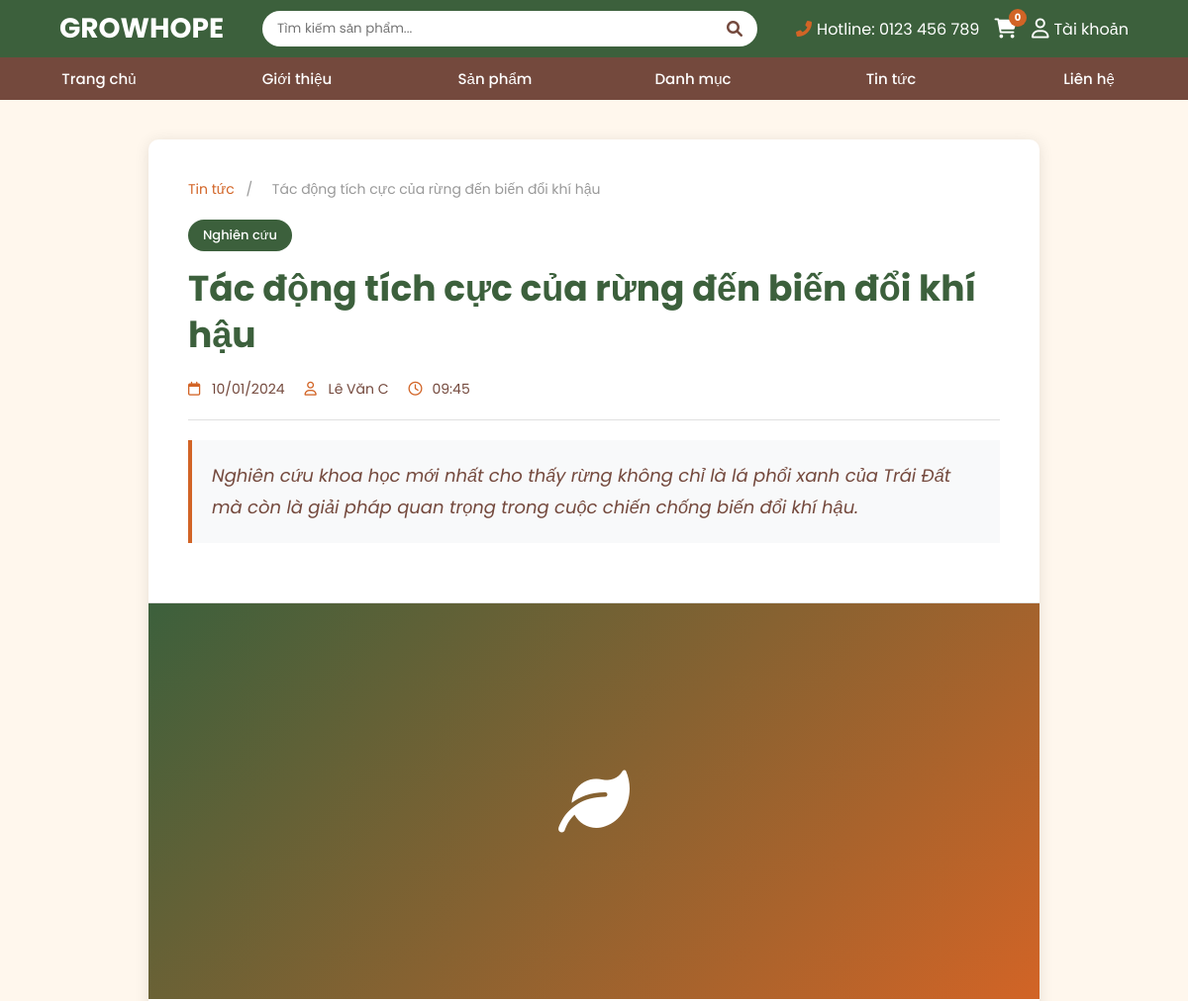
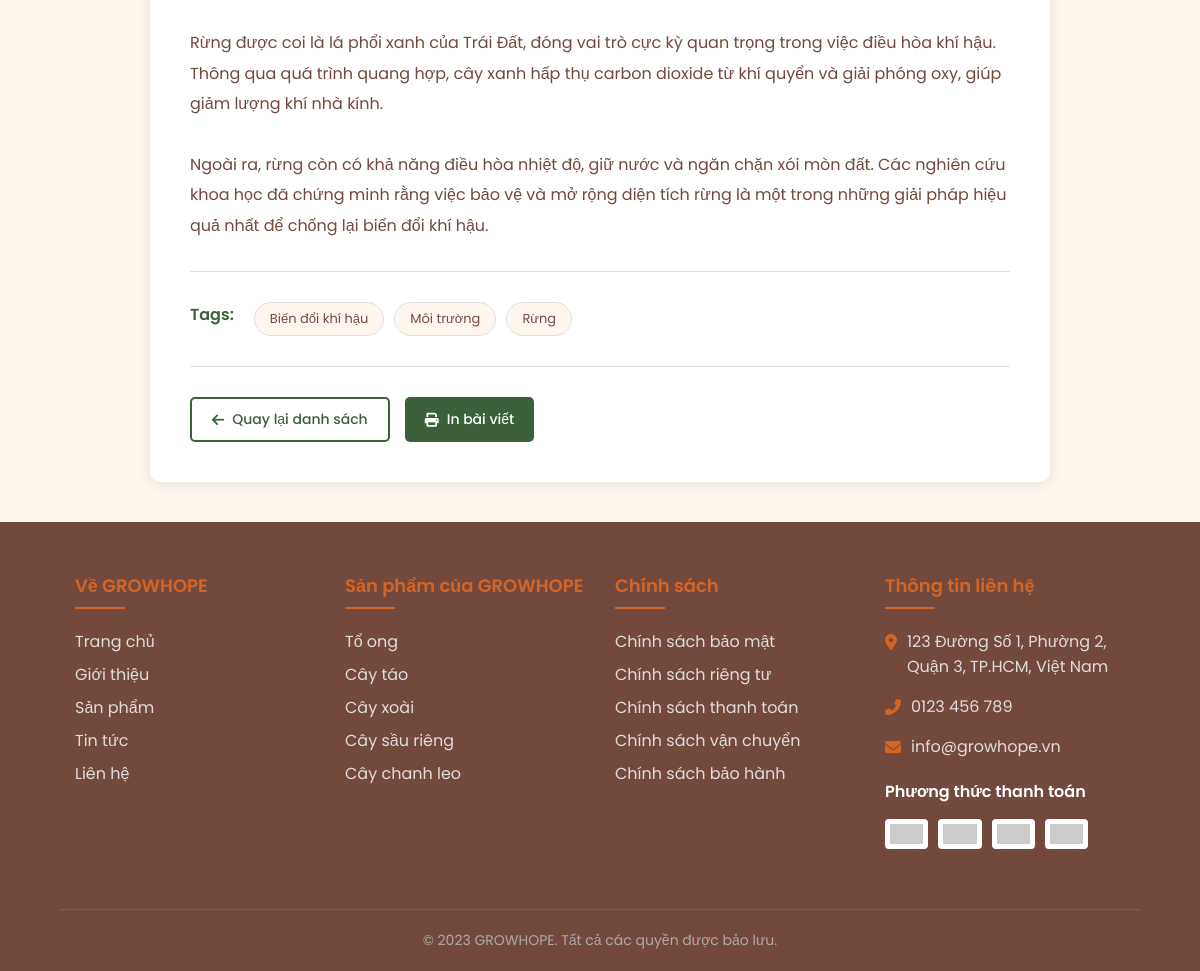
The page /views/news-detail.php?id=3 on the database its author committed (2 pictures, top to bottom).
### tables this page shows
CREATE TABLE news (
    news_id INT AUTO_INCREMENT PRIMARY KEY,
    title VARCHAR(255) NOT NULL,
    slug VARCHAR(255) NOT NULL UNIQUE,
    publish_date DATE NOT NULL,
    author VARCHAR(255) NOT NULL,
    category VARCHAR(255) NOT NULL,
    excerpt TEXT,
    description TEXT,
    content LONGTEXT,
    created_at TIMESTAMP DEFAULT CURRENT_TIMESTAMP
);

### views/news-detail.php (the view, shortened to what this page needs)
<?php
require_once '../includes/database.php';
try {
    $pdo = getPDO();
} catch (RuntimeException $e) {
    $pdo = null;
}
$news_id = isset($_GET['id']) ? (int) $_GET['id'] : 0;
$newsStmt = $pdo->prepare('SELECT news_id, title, slug, publish_date, created_at, author, category, excerpt, description, content
                            FROM news
                            WHERE news_id = :id');
$newsStmt->bindValue(':id', $news_id, PDO::PARAM_INT);
$newsStmt->execute();
$article = $newsStmt->fetch();
$tagStmt = $pdo->prepare('SELECT tag FROM news_tags WHERE news_id = :id ORDER BY tag ASC');
$tagStmt->bindValue(':id', $news_id, PDO::PARAM_INT);
$tagStmt->execute();
$article_tags = $tagStmt->fetchAll(PDO::FETCH_COLUMN);
include '../includes/header.php';
?>
<div class="news-detail-container">
    <div class="news-detail-wrapper">
        <div class="news-detail-header">
            <div class="news-breadcrumb">
                <a href="/ecoweb/public/news.php">Tin tức</a>
                <span>/</span>
                <span><?php echo htmlspecialchars($article['title']); ?></span>
            </div>
            <div class="news-category"><?php echo htmlspecialchars($article['category']); ?></div>
            <h1 class="news-title"><?php echo htmlspecialchars($article['title']); ?></h1>
            <div class="news-meta">
                <div class="news-meta-item">
                    <i class="far fa-calendar"></i>
                    <span><?php echo date('d/m/Y', strtotime($article['publish_date'])); ?></span>
                </div>
                <div class="news-meta-item">
                    <i class="far fa-user"></i>
                    <span><?php echo htmlspecialchars($article['author']); ?></span>
                </div>
                <div class="news-meta-item">
                    <i class="far fa-clock"></i>
                    <span><?php echo date('H:i', strtotime($article['created_at'] ?? $article['publish_date'])); ?></span>
                </div>
            </div>
            <?php if (!empty($article['description'])): ?>
            <div class="news-description">
                <?php echo htmlspecialchars($article['description']); ?>
            </div>
            <?php endif; ?>
        </div>
        <div class="news-image">
            <i class="fas fa-leaf"></i>
        </div>
        <div class="news-content">
            <div class="news-body">
                <?php echo nl2br(htmlspecialchars($article['content'])); ?>
            </div>
            <?php if (!empty($article_tags)): ?>
            <div class="news-tags">
                <span class="news-tags-label">Tags:</span>
                <?php foreach ($article_tags as $tag): ?>
                    <a href="/ecoweb/public/news.php?tag=<?php echo urlencode($tag); ?>" class="news-tag">
                        <?php echo htmlspecialchars($tag); ?>
                    </a>
                <?php endforeach; ?>
            </div>
            <?php endif; ?>
            <div class="news-actions">
                <a href="/ecoweb/public/news.php" class="news-action-btn secondary">
                    <i class="fas fa-arrow-left"></i>
                    Quay lại danh sách
                </a>
                <a href="#" class="news-action-btn" onclick="window.print(); return false;">
                    <i class="fas fa-print"></i>
                    In bài viết
                </a>
            </div>
        </div>
    </div>
</div>
<?php include '../includes/footer.php'; ?>

### includes/header.php (style rules this page uses)
:root { --primary: #3C603C; --secondary: #D26426; --dark: #74493D; --light: #FFF7ED; --white: #FFFFFF; }
* { margin: 0; padding: 0; box-sizing: border-box; font-family: 'Poppins', sans-serif; }
h1, h2, h3, h4, h5, h6, .bold { font-weight: 600; }

### views/news-detail.php (style rules this page uses)
.news-detail-container { background-color: var(--light); padding: 40px 5%; min-height: 80vh; }
.news-detail-wrapper { max-width: 900px; margin: 0 auto; background-color: var(--white); border-radius: 10px; overflow: hidden; box-shadow: 0 2px 15px rgba(0, 0, 0, 0.1); }
.news-detail-header { padding: 40px 40px 30px; border-bottom: 1px solid #e0e0e0; }
.news-breadcrumb { margin-bottom: 20px; font-size: 14px; color: var(--dark); }
.news-breadcrumb a { color: var(--secondary); text-decoration: none; transition: color 0.3s ease; }
.news-breadcrumb span { margin: 0 8px; color: #999; }
.news-category { display: inline-block; background-color: var(--primary); color: var(--white); padding: 6px 15px; border-radius: 20px; font-size: 13px; font-weight: 500; margin-bottom: 15px; }
.news-title { font-size: 36px; font-weight: 700; color: var(--primary); margin-bottom: 20px; line-height: 1.3; }
.news-meta { display: flex; flex-wrap: wrap; gap: 20px; margin-bottom: 20px; padding-bottom: 20px; border-bottom: 1px solid #e0e0e0; }
.news-meta-item { display: flex; align-items: center; gap: 8px; color: var(--dark); font-size: 14px; }
.news-meta-item i { color: var(--secondary); width: 16px; }
.news-description { font-size: 18px; color: var(--dark); line-height: 1.8; font-style: italic; padding: 20px; background-color: #f8f9fa; border-left: 4px solid var(--secondary); margin-bottom: 30px; }
.news-image { width: 100%; height: 400px; object-fit: cover; background: linear-gradient(135deg, var(--primary), var(--secondary)); display: flex; align-items: center; justify-content: center; color: var(--white); font-size: 72px; margin-bottom: 30px; }
.news-content { padding: 0 40px 40px; }
.news-body { font-size: 16px; line-height: 1.9; color: var(--dark); margin-bottom: 30px; }
.news-tags { display: flex; flex-wrap: wrap; gap: 10px; margin-top: 30px; padding-top: 30px; border-top: 1px solid #e0e0e0; }
.news-tags-label { font-weight: 600; color: var(--primary); margin-right: 10px; }
.news-tag { display: inline-block; background-color: var(--light); color: var(--dark); padding: 6px 15px; border-radius: 20px; font-size: 13px; text-decoration: none; transition: all 0.3s ease; border: 1px solid #e0e0e0; }
.news-actions { display: flex; gap: 15px; margin-top: 30px; padding-top: 30px; border-top: 1px solid #e0e0e0; }
.news-action-btn { display: inline-flex; align-items: center; gap: 8px; padding: 10px 20px; background-color: var(--primary); color: var(--white); text-decoration: none; border-radius: 5px; font-size: 14px; font-weight: 500; transition: all 0.3s ease; }
.news-action-btn.secondary { background-color: transparent; color: var(--primary); border: 2px solid var(--primary); }

### rows shown on the page
news: title "Tác động tích cực của rừng đến biến đổi khí hậu", category "Nghiên cứu", publish_date "10/01/2024", author "Lê Văn C", created_at "09:45", description "Nghiên cứu khoa học mới nhất cho thấy rừng không chỉ là lá phổi xanh của Trái Đất mà còn là giải pháp quan trọng trong cuộc chiến chống biến đổi khí hậu.", content "Rừng được coi là lá phổi xanh của Trái Đất, đóng vai trò cực kỳ quan trọng trong việc điều hòa khí hậu. Thông qua quá trình quang hợp, cây xanh hấp thụ carbon dioxide từ khí quyển và giải phóng oxy, giúp giảm lượng khí nhà kính. Ngoài ra, rừng còn có khả năng điều hòa nhiệt độ, giữ nước và ngăn chặn xói mòn đất. Các nghiên cứu khoa học đã chứng minh rằng việc bảo vệ và mở rộng diện tích rừng là một trong những giải pháp hiệu quả nhất để chống lại biến đổi khí hậu."

### other values the page prints
$tag "Biến đổi khí hậu"
$tag "Môi trường"
$tag "Rừng"
